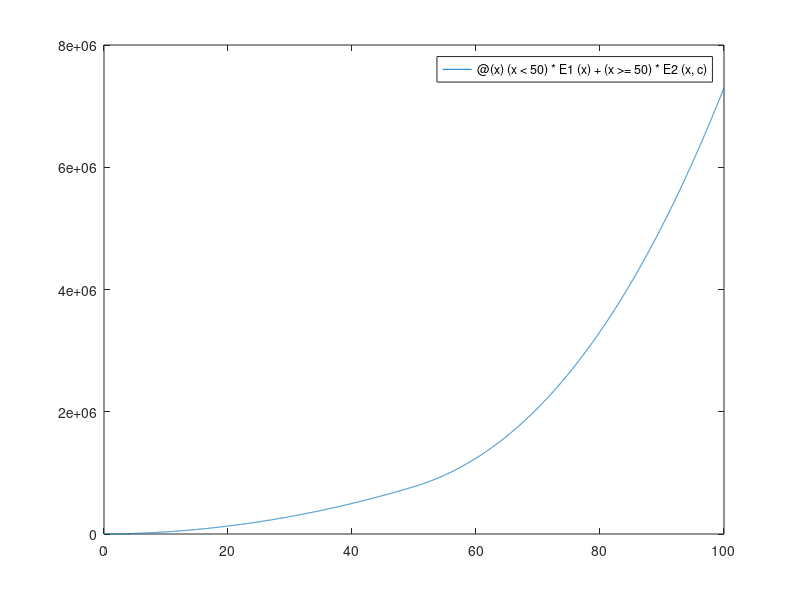

The MATLAB script that drew this image:
% xp function up to 50
scale = 1 / 20;
a = 6000 * scale;
b = 10000 * scale;
E1 = @(x) a*x.^2 + b*x;

% xp function after 50
e = @(c) 100*a + b - 7500*c;
f = @(c) 250000*c - 2500*a;
E2 = @(x, c) c*x.^3 + e(c)*x + f(c); % set quadratic term to 0

% the final function is smooth for any value of c
c = 10;
fplot(@(x) (x < 50)*E1(x) + (x >= 50)*E2(x, c), [0, 100])